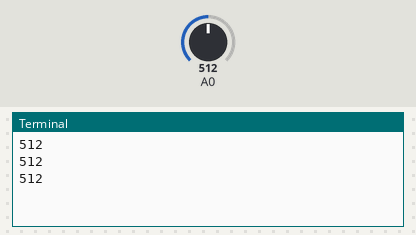
A program run on a simulated Raspberry Pi (BCM pin numbers) with a GrovePi and a Grove Base HAT. Parts: the last lines printed to the terminal. Inputs (shaded band) come from the test bench; at power-on: A0 = 512 (analog values on the 0–1023 scale).

Above: at 1.2 s.
1.3 s: A0 set to 716
At 1.9 s:
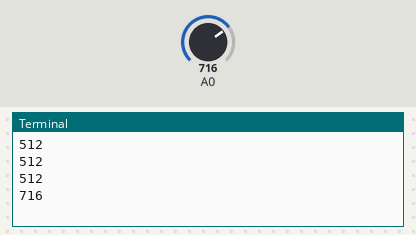
2.8 s: A0 set to 900
At 3.4 s:
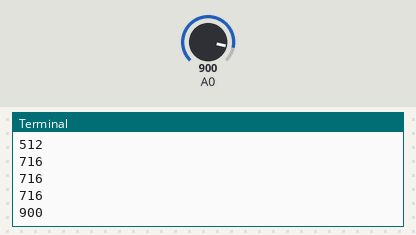
Timing chart, 0 to 5.8 s (numbered marks = the images above; inputs shaded):
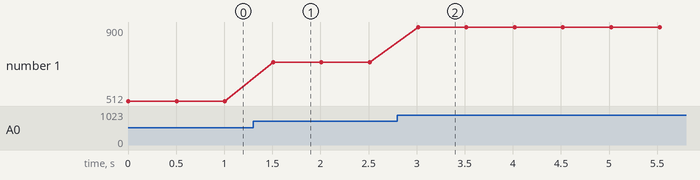

Measured:
- after the input at 1.3 s, the terminal: prints a new line after 0.21 s (image 1)
- after the input at 2.8 s, the terminal: prints a new line after 0.21 s (image 2)
- plotted number 1: 512 → 716 after the input at 1.3 s, 716 → 900 after the input at 2.8 s

The program:

grove_moisture_sensor.py
```python
#!/usr/bin/env python
#
# GrovePi Example for using the Grove Moisture Sensor (http://www.seeedstudio.com/wiki/Grove_-_Moisture_sensor)
#
# The GrovePi connects the Raspberry Pi and Grove sensors.  You can learn more about GrovePi here:  http://www.dexterindustries.com/GrovePi
#
# Have a question about this example?  Ask on the forums here:  http://forum.dexterindustries.com/c/grovepi
#

'''
## License

The MIT License (MIT)

GrovePi for the Raspberry Pi: an open source platform for connecting Grove Sensors to the Raspberry Pi.
Copyright (C) 2017  Dexter Industries

Permission is hereby granted, free of charge, to any person obtaining a copy
of this software and associated documentation files (the "Software"), to deal
in the Software without restriction, including without limitation the rights
to use, copy, modify, merge, publish, distribute, sublicense, and/or sell
copies of the Software, and to permit persons to whom the Software is
furnished to do so, subject to the following conditions:

The above copyright notice and this permission notice shall be included in
all copies or substantial portions of the Software.

THE SOFTWARE IS PROVIDED "AS IS", WITHOUT WARRANTY OF ANY KIND, EXPRESS OR
IMPLIED, INCLUDING BUT NOT LIMITED TO THE WARRANTIES OF MERCHANTABILITY,
FITNESS FOR A PARTICULAR PURPOSE AND NONINFRINGEMENT. IN NO EVENT SHALL THE
AUTHORS OR COPYRIGHT HOLDERS BE LIABLE FOR ANY CLAIM, DAMAGES OR OTHER
LIABILITY, WHETHER IN AN ACTION OF CONTRACT, TORT OR OTHERWISE, ARISING FROM,
OUT OF OR IN CONNECTION WITH THE SOFTWARE OR THE USE OR OTHER DEALINGS IN
THE SOFTWARE.
'''

# NOTE:
# 	The wiki suggests the following sensor values:
# 		Min  Typ  Max  Condition
# 		0    0    0    sensor in open air
# 		0    20   300  sensor in dry soil
# 		300  580  700  sensor in humid soil
# 		700  940  950  sensor in water

# 	Sensor values observer:
# 		Val  Condition
# 		0    sensor in open air
# 		18   sensor in dry soil
# 		425  sensor in humid soil
# 		690  sensor in water

import time
import grovepi

# Connect the Grove Moisture Sensor to analog port A0
# SIG,NC,VCC,GND
sensor = 0

while True:
    try:
        print(grovepi.analogRead(sensor))
        time.sleep(.5)

    except KeyboardInterrupt:
        break
    except IOError:
        print ("Error")
```
